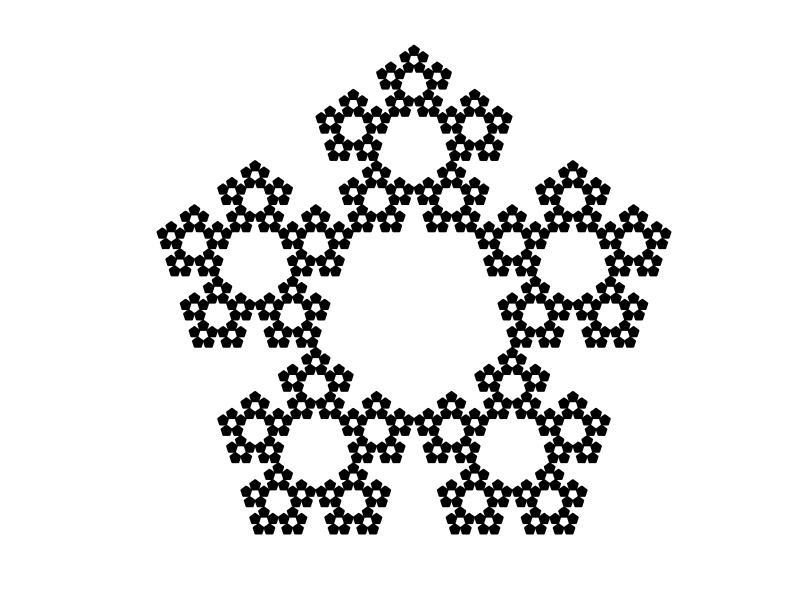

Reproduce this figure in MATLAB.
[x, x0] = deal(exp(1i*(0.5:.4:2.1)*pi));
for k = 1 : 4
  x = x(:) + x0 * (1 + sqrt(5)) * (3 + sqrt(5)) ^(k - 1) / 2 ^ k;
end
patch('Faces', reshape(1 : 5 * 5 ^ k, 5, '')', 'Vertices', [real(x(:)) imag(x(:))])
axis image off
